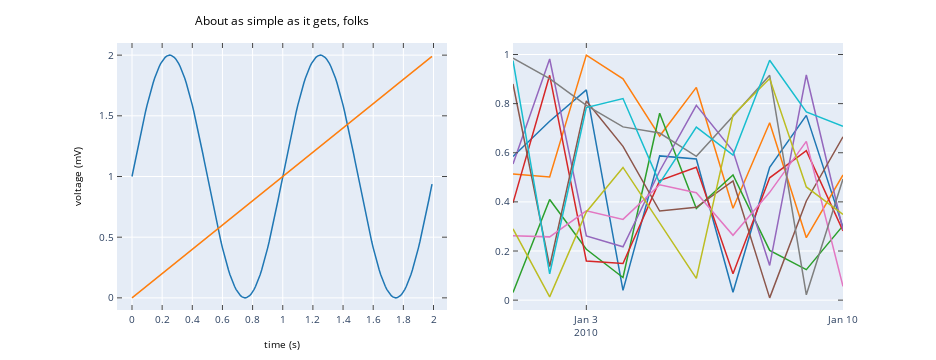

The notebook cell saved with this chart:
### Code cell
# Data for plotting
t = np.arange(0.0, 2.0, 0.01)
s = 1 + np.sin(2 * np.pi * t)

# Note that using plt.subplots below is equivalent to using
# fig = plt.figure and then ax = fig.add_subplot(111)
fig, (ax1, ax2) = plt.subplots(1, 2, figsize=(13,5))
ax1.plot(t, s)

ax1.set(xlabel='time (s)', ylabel='voltage (mV)',
       title='About as simple as it gets, folks')
ax1.grid()

ax1.plot(t, t)
df.plot(ax=ax2, legend=False)
ax2.grid()

tls.mpl_to_plotly(fig)

### Figure 1 — Plotly figure (JSON) as saved in the notebook; plotly's stock layout.template omitted (floating-point values rounded to 4 significant figures; data arrays with more than 128 entries replaced by an {"elided": "..."} marker saying what was removed)
{"data": [{"line": {"color": "rgba (31, 119, 180, 1)", "dash": "solid", "width": 1.5}, "mode": "lines", "name": "_line0", "type": "scatter", "x": {"elided": "200 float values"}, "xaxis": "x", "y": {"elided": "200 float values"}, "yaxis": "y"}, {"line": {"color": "rgba (255, 127, 14, 1)", "dash": "solid", "width": 1.5}, "mode": "lines", "name": "_line1", "type": "scatter", "x": {"elided": "200 float values"}, "xaxis": "x", "y": {"elided": "200 float values"}, "yaxis": "y"}, {"line": {"color": "rgba (31, 119, 180, 1)", "dash": "solid", "width": 1.5}, "mode": "lines", "name": "a", "type": "scatter", "x": ["2010-01-01 00:00:00", "2010-01-02 00:00:00", "2010-01-03 00:00:00", "2010-01-04 00:00:00", "2010-01-05 00:00:00", "2010-01-06 00:00:00", "2010-01-07 00:00:00", "2010-01-08 00:00:00", "2010-01-09 00:00:00", "2010-01-10 00:00:00"], "xaxis": "x2", "y": [0.5847, 0.7281, 0.8558, 0.03981, 0.5872, 0.5748, 0.03227, 0.541, 0.7521, 0.2963], "yaxis": "y2"}, {"line": {"color": "rgba (255, 127, 14, 1)", "dash": "solid", "width": 1.5}, "mode": "lines", "name": "b", "type": "scatter", "x": ["2010-01-01 00:00:00", "2010-01-02 00:00:00", "2010-01-03 00:00:00", "2010-01-04 00:00:00", "2010-01-05 00:00:00", "2010-01-06 00:00:00", "2010-01-07 00:00:00", "2010-01-08 00:00:00", "2010-01-09 00:00:00", "2010-01-10 00:00:00"], "xaxis": "x2", "y": [0.5135, 0.5015, 0.9974, 0.901, 0.6679, 0.866, 0.3738, 0.722, 0.2542, 0.5094], "yaxis": "y2"}, {"line": {"color": "rgba (44, 160, 44, 1)", "dash": "solid", "width": 1.5}, "mode": "lines", "name": "c", "type": "scatter", "x": ["2010-01-01 00:00:00", "2010-01-02 00:00:00", "2010-01-03 00:00:00", "2010-01-04 00:00:00", "2010-01-05 00:00:00", "2010-01-06 00:00:00", "2010-01-07 00:00:00", "2010-01-08 00:00:00", "2010-01-09 00:00:00", "2010-01-10 00:00:00"], "xaxis": "x2", "y": [0.03079, 0.4095, 0.2072, 0.09203, 0.7608, 0.3733, 0.51, 0.2024, 0.1241, 0.3032], "yaxis": "y2"}, {"line": {"color": "rgba (214, 39, 40, 1)", "dash": "solid", "width": 1.5}, "mode": "lines", "name": "d", "type": "scatter", "x": ["2010-01-01 00:00:00", "2010-01-02 00:00:00", "2010-01-03 00:00:00", "2010-01-04 00:00:00", "2010-01-05 00:00:00", "2010-01-06 00:00:00", "2010-01-07 00:00:00", "2010-01-08 00:00:00", "2010-01-09 00:00:00", "2010-01-10 00:00:00"], "xaxis": "x2", "y": [0.396, 0.9154, 0.1596, 0.1489, 0.4867, 0.5408, 0.1072, 0.498, 0.6088, 0.282], "yaxis": "y2"}, {"line": {"color": "rgba (148, 103, 189, 1)", "dash": "solid", "width": 1.5}, "mode": "lines", "name": "e", "type": "scatter", "x": ["2010-01-01 00:00:00", "2010-01-02 00:00:00", "2010-01-03 00:00:00", "2010-01-04 00:00:00", "2010-01-05 00:00:00", "2010-01-06 00:00:00", "2010-01-07 00:00:00", "2010-01-08 00:00:00", "2010-01-09 00:00:00", "2010-01-10 00:00:00"], "xaxis": "x2", "y": [0.5542, 0.9816, 0.2617, 0.2173, 0.5257, 0.7932, 0.6068, 0.1412, 0.9166, 0.2855], "yaxis": "y2"}, {"line": {"color": "rgba (140, 86, 75, 1)", "dash": "solid", "width": 1.5}, "mode": "lines", "name": "f", "type": "scatter", "x": ["2010-01-01 00:00:00", "2010-01-02 00:00:00", "2010-01-03 00:00:00", "2010-01-04 00:00:00", "2010-01-05 00:00:00", "2010-01-06 00:00:00", "2010-01-07 00:00:00", "2010-01-08 00:00:00", "2010-01-09 00:00:00", "2010-01-10 00:00:00"], "xaxis": "x2", "y": [0.8802, 0.1369, 0.811, 0.6259, 0.3627, 0.3782, 0.4852, 0.009211, 0.4037, 0.6648], "yaxis": "y2"}, {"line": {"color": "rgba (227, 119, 194, 1)", "dash": "solid", "width": 1.5}, "mode": "lines", "name": "g", "type": "scatter", "x": ["2010-01-01 00:00:00", "2010-01-02 00:00:00", "2010-01-03 00:00:00", "2010-01-04 00:00:00", "2010-01-05 00:00:00", "2010-01-06 00:00:00", "2010-01-07 00:00:00", "2010-01-08 00:00:00", "2010-01-09 00:00:00", "2010-01-10 00:00:00"], "xaxis": "x2", "y": [0.2624, 0.2575, 0.3634, 0.3288, 0.4699, 0.4372, 0.2638, 0.4388, 0.6464, 0.05591], "yaxis": "y2"}, {"line": {"color": "rgba (127, 127, 127, 1)", "dash": "solid", "width": 1.5}, "mode": "lines", "name": "h", "type": "scatter", "x": ["2010-01-01 00:00:00", "2010-01-02 00:00:00", "2010-01-03 00:00:00", "2010-01-04 00:00:00", "2010-01-05 00:00:00", "2010-01-06 00:00:00", "2010-01-07 00:00:00", "2010-01-08 00:00:00", "2010-01-09 00:00:00", "2010-01-10 00:00:00"], "xaxis": "x2", "y": [0.9854, 0.9021, 0.7929, 0.7053, 0.6802, 0.5857, 0.7488, 0.9152, 0.02186, 0.493], "yaxis": "y2"}, {"line": {"color": "rgba (188, 189, 34, 1)", "dash": "solid", "width": 1.5}, "mode": "lines", "name": "j", "type": "scatter", "x": ["2010-01-01 00:00:00", "2010-01-02 00:00:00", "2010-01-03 00:00:00", "2010-01-04 00:00:00", "2010-01-05 00:00:00", "2010-01-06 00:00:00", "2010-01-07 00:00:00", "2010-01-08 00:00:00", "2010-01-09 00:00:00", "2010-01-10 00:00:00"], "xaxis": "x2", "y": [0.2903, 0.01332, 0.3592, 0.5403, 0.3143, 0.08872, 0.7529, 0.9021, 0.4607, 0.349], "yaxis": "y2"}, {"line": {"color": "rgba (23, 190, 207, 1)", "dash": "solid", "width": 1.5}, "mode": "lines", "name": "k", "type": "scatter", "x": ["2010-01-01 00:00:00", "2010-01-02 00:00:00", "2010-01-03 00:00:00", "2010-01-04 00:00:00", "2010-01-05 00:00:00", "2010-01-06 00:00:00", "2010-01-07 00:00:00", "2010-01-08 00:00:00", "2010-01-09 00:00:00", "2010-01-10 00:00:00"], "xaxis": "x2", "y": [0.9751, 0.1068, 0.7837, 0.8208, 0.4762, 0.7041, 0.5904, 0.9768, 0.7663, 0.7076], "yaxis": "y2"}], "layout": {"annotations": [{"font": {"color": "#000000", "size": 12}, "showarrow": false, "text": "About as simple as it gets, folks", "x": 0.2271, "xanchor": "center", "xref": "paper", "y": 1.043, "yanchor": "bottom", "yref": "paper"}], "autosize": false, "height": 360, "hovermode": "closest", "margin": {"b": 45, "l": 117, "pad": 0, "r": 93, "t": 43}, "showlegend": false, "width": 936, "xaxis": {"anchor": "y", "domain": [0, 0.4545], "mirror": "ticks", "nticks": 11, "range": [-0.0995, 2.09], "showgrid": true, "showline": true, "side": "bottom", "tickfont": {"size": 10}, "ticks": "inside", "title": {"font": {"color": "#000000", "size": 10}, "text": "time (s)"}, "type": "linear", "zeroline": false}, "xaxis2": {"anchor": "y2", "domain": [0.5455, 1], "mirror": "ticks", "nticks": 2, "range": ["2010-01-01 00:00:00", "2010-01-10 00:00:00"], "showgrid": true, "showline": true, "side": "bottom", "tickfont": {"size": 10}, "ticks": "inside", "type": "date", "zeroline": false}, "yaxis": {"anchor": "x", "domain": [0, 1], "mirror": "ticks", "nticks": 11, "range": [-0.1, 2.1], "showgrid": true, "showline": true, "side": "left", "tickfont": {"size": 10}, "ticks": "inside", "title": {"font": {"color": "#000000", "size": 10}, "text": "voltage (mV)"}, "type": "linear", "zeroline": false}, "yaxis2": {"anchor": "x2", "domain": [0, 1], "mirror": "ticks", "nticks": 8, "range": [-0.0402, 1.047], "showgrid": true, "showline": true, "side": "left", "tickfont": {"size": 10}, "ticks": "inside", "type": "linear", "zeroline": false}}}
